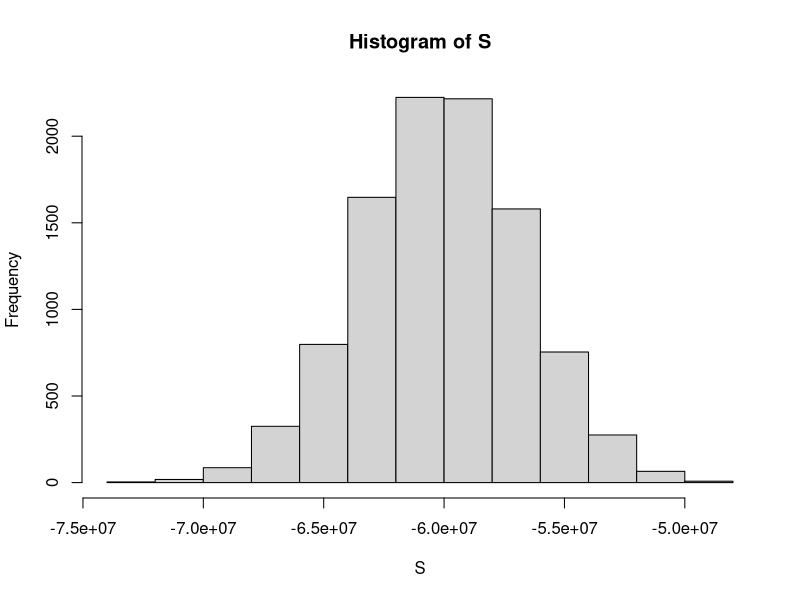

The R source for this figure:
## ---- chunk 1
knitr::opts_chunk$set(echo = TRUE)
## ---- chunk 2
# Assign the number of loans to the variable `n`
n <- 10000

# Assign the loss per foreclosure to the variable `loss_per_foreclosure`
loss_per_foreclosure <- -200000

# Assign the probability of default to the variable `p_default`
p_default <- 0.03

# Use the `set.seed` function to make sure your answer matches the expected result after random sampling
set.seed(1)

# Generate a vector called `defaults` that contains the default outcomes of `n` loans
defaults <- sample(c(0,1), n, replace=TRUE, prob=c(1-p_default, p_default))

# Generate `S`, the total amount of money lost across all foreclosures. Print the value to the console.
S <- sum(loss_per_foreclosure * defaults)

print(S)
## ---- chunk 3
# Assign the number of loans to the variable `n`
n <- 10000

# Assign the loss per foreclosure to the variable `loss_per_foreclosure`
loss_per_foreclosure <- -200000

# Assign the probability of default to the variable `p_default`
p_default <- 0.03

# Use the `set.seed` function to make sure your answer matches the expected result after random sampling
set.seed(1)

# The variable `B` specifies the number of times we want the simulation to run
B <- 10000

# Generate a list of summed losses 'S'. Replicate the code from the previous exercise over 'B' iterations to generate a list of summed losses for 'n' loans

S <- replicate(B, {
    defaults <- sample( c(0,1), n, prob=c(1-p_default, p_default), replace = TRUE) 
  sum(defaults * loss_per_foreclosure)
})

# Plot a histogram of 'S'
hist(S)
## ---- chunk 4
# Assign the number of loans to the variable `n`
n <- 10000

# Assign the loss per foreclosure to the variable `loss_per_foreclosure`
loss_per_foreclosure <- -200000

# Assign the probability of default to the variable `p_default`
p_default <- 0.03

# Calcualte the expected loss due to default out of 10,000 loans
n*(p_default*loss_per_foreclosure + (1-p_default)*0)
## ---- chunk 5
# Assign the number of loans to the variable `n`
n <- 10000

# Assign the loss per foreclosure to the variable `loss_per_foreclosure`
loss_per_foreclosure <- -200000

# Assign the probability of default to the variable `p_default`
p_default <- 0.03

# Compute the standard error of the sum of 10,000 loans
sqrt(n) * abs(loss_per_foreclosure) * sqrt(p_default*(1 - p_default))
## ---- chunk 6
# Assign the loss per foreclosure to the variable `loss_per_foreclosure`
loss_per_foreclosure <- -200000

# Assign the probability of default to the variable `p_default`
p_default <- 0.03

# Assign a variable `x` as the total amount necessary to have an expected outcome of $0 
x <- -(loss_per_foreclosure*p_default) / (1 - p_default)

# Convert `x` to an interest rate, given that the loan amount is $180,000. Print this value to the console.
x / 180000
## ---- chunk 7
# Assign the number of loans to the variable `n`
n <- 10000

# Assign the loss per foreclosure to the variable `loss_per_foreclosure`
loss_per_foreclosure <- -200000

# Assign the probability of default to the variable `p_default`
p_default <- 0.03

# Generate a variable `z` using the `qnorm` function
z <- qnorm(0.05)

# Generate a variable `x` using `z`, `p_default`, `loss_per_foreclosure`, and `n`
x <- -loss_per_foreclosure*( n*p_default - z*sqrt(n*p_default*(1 - p_default)))/ ( n*(1 - p_default) + z*sqrt(n*p_default*(1 - p_default)))

# Convert `x` to an interest rate, given that the loan amount is $180,000. Print this value to the console.
x / 180000
